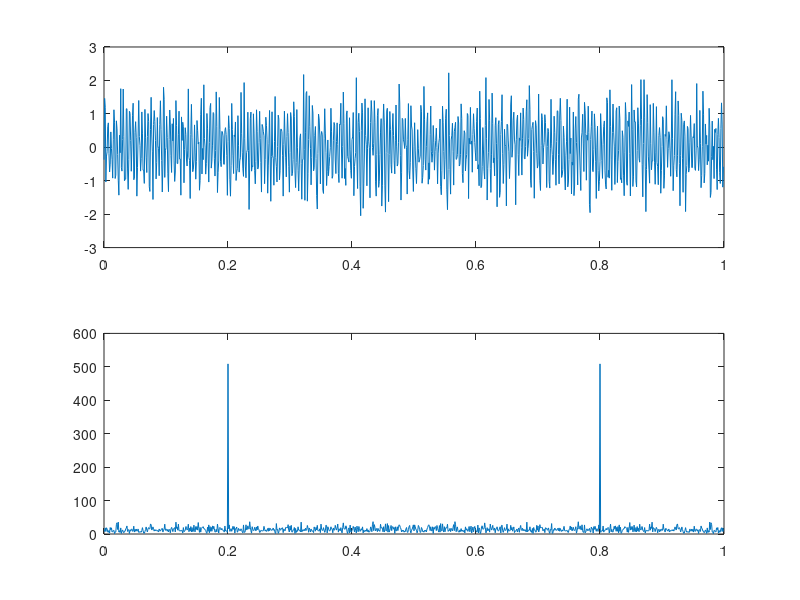

Recreate this plot in MATLAB.
% codi per crear els diferents tipus de senyals i representar-los

%sinusiode
fs           = 44100;            % Sampling Rate (check with your computer/sound board doc)
duration     = 1.0;              % Signal duration time in seconds
f = 10;                         % Frequency in Hz. 

t = 0:(1/fs):duration-(1/fs);    % Axis time.
n = 0:1:duration*fs-(1/fs);      % Index vector.
x = sin(2*pi*n*(f/fs))';         % Discrete signal generation.
% subplot(2,2,1)
% plot(t,x)
% axis([0 1 -1.1 1.1])
% xlabel('Time (sec)')
% ylabel('Amplitude') 
% title('Sinusoid Periodic Wave')

%pulse
fs           = 44100;            % Sampling Rate (check with your computer/sound board doc)
duration     = 1.0;              % Signal duration time in seconds
f = 10;                         % Frequency in Hz. 
t = 0:(1/fs):duration-(1/fs);    % Axis time.
n = 0:1:duration*fs-(1/fs);      % Index vector.
a = sin(2*pi*n*(f/fs))'; % Discrete signal generation.
b = 0;
for i = 1: duration*fs
    if(a(i)>0)
        a(i) = 1;
    else
        a(i)=-1;
    end    
end
% subplot(2,2,2)
% plot(t,a)
% axis([0 1 -1.1 1.1])
% xlabel('Time (sec)')
% ylabel('Amplitude') 
% title('Pulse train Wave')


% senyal triangular
A = 1;
fo = 5;
D = 1;
fs = 44100;
To = 1/fo;
Lperiod = To*fs;   
segmentElements = Lperiod/4 + 1;
segment1 = linspace(0, A, segmentElements);
segment2 = linspace(A, 0, segmentElements);
segment3 = linspace(0, -A, segmentElements);
segment4 = linspace(-A, 0, segmentElements);
period  =  [segment1,  segment2(2:end),  segment3(2:end), segment4(2:end-1)];
Nperiods = ceil(D/To);
tr = repmat(period, [1 Nperiods]);
% subplot(2,2,3)
% plot(t,tr)
% axis([0 1 -1.1 1.1])
% xlabel('Time (sec)')
% ylabel('Amplitude') 
% title('Triangular wave')


%dent de serra
A = 1;
fo = 5;
D = 1;
fs = 44100;
To = 1/fo;
Lperiod = To*fs;   
segmentElements = Lperiod ;
period = linspace(-A, A, segmentElements);

Nperiods = ceil(D/To);
st = repmat(period, [1 Nperiods]);
% subplot(2,2,4)
% plot(t,st)
% axis([0 1 -1.1 1.1])
% xlabel('Time (sec)')
% ylabel('Amplitude') 
% title('Sawtooth wave')

%soroll gausià blanc
soroll = randn(1,fs*duration);

%calcular i representar la fft d'una sinusiode

fs           = 1000;            % Sampling Rate (check with your computer/sound board doc)
duration     = 1.0;              % Signal duration time in seconds                     
soroll = 0.5*randn(1,fs*duration);

f = 200;                         % Frequency in Hz. 

t = 0:(1/fs):duration-(1/fs);    % Axis time.
n = 0:1:duration*fs-1;      % Index vector.
x = sin(2*pi*n*(f/fs)) + soroll;         % Discrete signal generation.
transformada = fft(x);


subplot(2,1,1)
plot(t,x);
subplot(2,1,2)
plot(t,abs(transformada));
